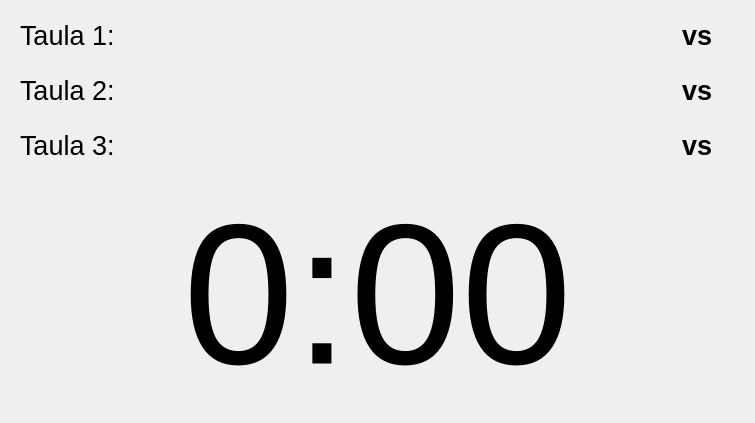
<?xml version="1.0" encoding="UTF-8"?>
<ui version="4.0">
 <class>CronoPlaying</class>
 <widget class="QWidget" name="CronoPlaying">
  <property name="geometry">
   <rect>
    <x>0</x>
    <y>0</y>
    <width>755</width>
    <height>423</height>
   </rect>
  </property>
  <property name="windowTitle">
   <string>Form</string>
  </property>
  <layout class="QVBoxLayout" name="verticalLayout">
   <item>
    <widget class="QWidget" name="taula1Widget" native="true">
     <layout class="QHBoxLayout" name="taula1Layout">
      <item>
       <widget class="QLabel" name="taula1Label">
        <property name="sizePolicy">
         <sizepolicy hsizetype="Preferred" vsizetype="Preferred">
          <horstretch>0</horstretch>
          <verstretch>0</verstretch>
         </sizepolicy>
        </property>
        <property name="font">
         <font>
          <pointsize>20</pointsize>
         </font>
        </property>
        <property name="text">
         <string>Taula 1:</string>
        </property>
       </widget>
      </item>
      <item>
       <spacer name="horizontalSpacer">
        <property name="orientation">
         <enum>Qt::Horizontal</enum>
        </property>
        <property name="sizeHint" stdset="0">
         <size>
          <width>40</width>
          <height>20</height>
         </size>
        </property>
       </spacer>
      </item>
      <item>
       <widget class="QLabel" name="e1t1Label">
        <property name="sizePolicy">
         <sizepolicy hsizetype="Preferred" vsizetype="Preferred">
          <horstretch>0</horstretch>
          <verstretch>0</verstretch>
         </sizepolicy>
        </property>
        <property name="font">
         <font>
          <pointsize>20</pointsize>
         </font>
        </property>
        <property name="text">
         <string>&lt;Taula 1 Equip 1&gt;</string>
        </property>
       </widget>
      </item>
      <item>
       <widget class="QLabel" name="vs1Label">
        <property name="sizePolicy">
         <sizepolicy hsizetype="Fixed" vsizetype="Preferred">
          <horstretch>0</horstretch>
          <verstretch>0</verstretch>
         </sizepolicy>
        </property>
        <property name="font">
         <font>
          <pointsize>20</pointsize>
          <weight>75</weight>
          <bold>true</bold>
         </font>
        </property>
        <property name="text">
         <string>vs</string>
        </property>
       </widget>
      </item>
      <item>
       <widget class="QLabel" name="e2t1Label">
        <property name="sizePolicy">
         <sizepolicy hsizetype="Preferred" vsizetype="Preferred">
          <horstretch>0</horstretch>
          <verstretch>0</verstretch>
         </sizepolicy>
        </property>
        <property name="font">
         <font>
          <pointsize>20</pointsize>
         </font>
        </property>
        <property name="text">
         <string>&lt;Taula 1 Equip 2&gt;</string>
        </property>
       </widget>
      </item>
     </layout>
    </widget>
   </item>
   <item>
    <widget class="QWidget" name="taula2Widget" native="true">
     <layout class="QHBoxLayout" name="taula2Layout">
      <item>
       <widget class="QLabel" name="taula2Label">
        <property name="sizePolicy">
         <sizepolicy hsizetype="Preferred" vsizetype="Preferred">
          <horstretch>0</horstretch>
          <verstretch>0</verstretch>
         </sizepolicy>
        </property>
        <property name="font">
         <font>
          <pointsize>20</pointsize>
         </font>
        </property>
        <property name="text">
         <string>Taula 2:</string>
        </property>
       </widget>
      </item>
      <item>
       <spacer name="horizontalSpacer_2">
        <property name="orientation">
         <enum>Qt::Horizontal</enum>
        </property>
        <property name="sizeHint" stdset="0">
         <size>
          <width>40</width>
          <height>20</height>
         </size>
        </property>
       </spacer>
      </item>
      <item>
       <widget class="QLabel" name="e1t2Label">
        <property name="sizePolicy">
         <sizepolicy hsizetype="Preferred" vsizetype="Preferred">
          <horstretch>0</horstretch>
          <verstretch>0</verstretch>
         </sizepolicy>
        </property>
        <property name="font">
         <font>
          <pointsize>20</pointsize>
         </font>
        </property>
        <property name="text">
         <string>&lt;Taula 2 Equip 1&gt;</string>
        </property>
       </widget>
      </item>
      <item>
       <widget class="QLabel" name="vs2Label">
        <property name="sizePolicy">
         <sizepolicy hsizetype="Fixed" vsizetype="Preferred">
          <horstretch>0</horstretch>
          <verstretch>0</verstretch>
         </sizepolicy>
        </property>
        <property name="font">
         <font>
          <pointsize>20</pointsize>
          <weight>75</weight>
          <bold>true</bold>
         </font>
        </property>
        <property name="text">
         <string>vs</string>
        </property>
       </widget>
      </item>
      <item>
       <widget class="QLabel" name="e2t2Label">
        <property name="sizePolicy">
         <sizepolicy hsizetype="Preferred" vsizetype="Preferred">
          <horstretch>0</horstretch>
          <verstretch>0</verstretch>
         </sizepolicy>
        </property>
        <property name="font">
         <font>
          <pointsize>20</pointsize>
         </font>
        </property>
        <property name="text">
         <string>&lt;Taula 2 Equip 2&gt;</string>
        </property>
       </widget>
      </item>
     </layout>
    </widget>
   </item>
   <item>
    <widget class="QWidget" name="taula3Widget" native="true">
     <layout class="QHBoxLayout" name="taula2Layout_2">
      <item>
       <widget class="QLabel" name="taula3Label">
        <property name="sizePolicy">
         <sizepolicy hsizetype="Preferred" vsizetype="Preferred">
          <horstretch>0</horstretch>
          <verstretch>0</verstretch>
         </sizepolicy>
        </property>
        <property name="font">
         <font>
          <pointsize>20</pointsize>
         </font>
        </property>
        <property name="text">
         <string>Taula 3:</string>
        </property>
       </widget>
      </item>
      <item>
       <spacer name="horizontalSpacer_3">
        <property name="orientation">
         <enum>Qt::Horizontal</enum>
        </property>
        <property name="sizeHint" stdset="0">
         <size>
          <width>40</width>
          <height>20</height>
         </size>
        </property>
       </spacer>
      </item>
      <item>
       <widget class="QLabel" name="e1t3Label">
        <property name="sizePolicy">
         <sizepolicy hsizetype="Preferred" vsizetype="Preferred">
          <horstretch>0</horstretch>
          <verstretch>0</verstretch>
         </sizepolicy>
        </property>
        <property name="font">
         <font>
          <pointsize>20</pointsize>
         </font>
        </property>
        <property name="text">
         <string>&lt;Taula 3 Equip 1&gt;</string>
        </property>
       </widget>
      </item>
      <item>
       <widget class="QLabel" name="vs3Label">
        <property name="sizePolicy">
         <sizepolicy hsizetype="Fixed" vsizetype="Preferred">
          <horstretch>0</horstretch>
          <verstretch>0</verstretch>
         </sizepolicy>
        </property>
        <property name="font">
         <font>
          <pointsize>20</pointsize>
          <weight>75</weight>
          <bold>true</bold>
         </font>
        </property>
        <property name="text">
         <string>vs</string>
        </property>
       </widget>
      </item>
      <item>
       <widget class="QLabel" name="e2t3Label">
        <property name="sizePolicy">
         <sizepolicy hsizetype="Preferred" vsizetype="Preferred">
          <horstretch>0</horstretch>
          <verstretch>0</verstretch>
         </sizepolicy>
        </property>
        <property name="font">
         <font>
          <pointsize>20</pointsize>
         </font>
        </property>
        <property name="text">
         <string>&lt;Taula 3 Equip 2&gt;</string>
        </property>
       </widget>
      </item>
     </layout>
    </widget>
   </item>
   <item>
    <widget class="ChronoLabel" name="cronometre">
     <property name="sizePolicy">
      <sizepolicy hsizetype="Preferred" vsizetype="Expanding">
       <horstretch>10</horstretch>
       <verstretch>10</verstretch>
      </sizepolicy>
     </property>
     <property name="font">
      <font>
       <pointsize>150</pointsize>
      </font>
     </property>
     <property name="autoFillBackground">
      <bool>true</bool>
     </property>
     <property name="text">
      <string notr="true">0:00</string>
     </property>
     <property name="alignment">
      <set>Qt::AlignCenter</set>
     </property>
    </widget>
   </item>
  </layout>
 </widget>
 <customwidgets>
  <customwidget>
   <class>ChronoLabel</class>
   <extends>QLabel</extends>
   <header>chronolabel.h</header>
   <slots>
    <slot>updateTicks(int)</slot>
   </slots>
  </customwidget>
 </customwidgets>
 <resources/>
 <connections/>
</ui>
